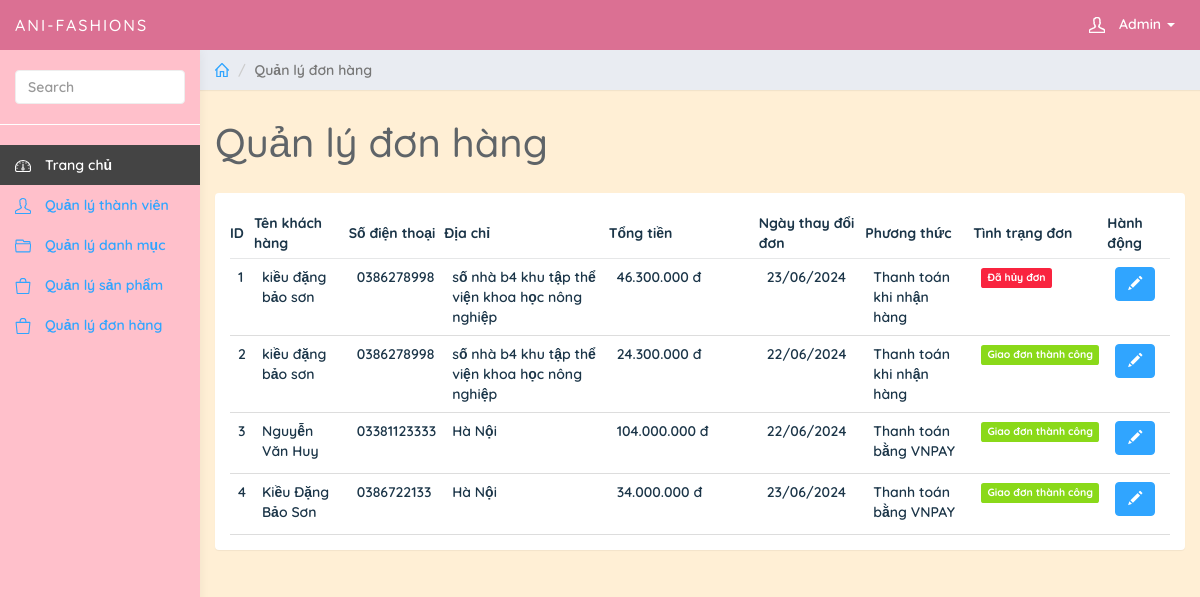
/admin/index.php?page_layout=orders (signed in), run on the app's committed database.
### tables this page shows
CREATE TABLE `orders` (
  `id` int(11) NOT NULL,
  `code` varchar(11) NOT NULL,
  `user_id` int(11) NOT NULL,
  `fullname` varchar(255) NOT NULL,
  `email` varchar(255) NOT NULL,
  `phone` varchar(11) DEFAULT NULL,
  `address` text NOT NULL,
  `total` bigint(20) NOT NULL,
  `note` text DEFAULT NULL,
  `payment` varchar(255) NOT NULL,
  `order_date` date NOT NULL,
  `status` int(11) NOT NULL,
  `IsDeleted` int(1) DEFAULT NULL
);

### admin/orders/orders.php (the view)
<?php
if ($connect) {
    $sqlGetOrders = "SELECT * FROM orders";
    $queryGetOrders = mysqli_query($connect, $sqlGetOrders);
}
?>
<div class="col-sm-9 col-sm-offset-3 col-lg-10 col-lg-offset-2 main">
    <div class="row">
        <ol class="breadcrumb">
            <li>
                <a href="#"><svg class="glyph stroked home">
                        <use xlink:href="#stroked-home"></use>
                    </svg>
                </a>
            </li>
            <li class="active">Quản lý đơn hàng</li>
        </ol>
    </div>
    <div class="row">
        <div class="col-lg-12">
            <h1 class="page-header">Quản lý đơn hàng</h1>
        </div>
    </div>
    <div class="row">
        <div class="col-lg-12">
            <div class="panel panel-default">
                <div class="panel-body">
                    <table class="table">
                        <thead>
                            <tr>
                                <th scope="col">ID</th>
                                <th scope="col">Tên khách hàng</th>
                                <th scope="col">Số điện thoại</th>
                                <th scope="col">Địa chỉ</th>
                                <th scope="col">Tổng tiền</th>
                                <th scope="col">Ngày thay đổi đơn</th>
                                <th scope="col">Phương thức</th>
                                <th scope="col">Tình trạng đơn</th>
                                <th scope="col">Hành động</th>
                            </tr>
                        </thead>
                        <tbody>
                            <?php
                            $id = 0;
                            while ($orders = mysqli_fetch_assoc($queryGetOrders)) {
                                $id++;
                            ?>
                                <tr>
                                    <td class=""><?php echo $id ?></td>
                                    <td class=""><?php echo $orders['fullname'] ?></td>
                                    <td class=""><?php echo $orders['phone'] ?></td>
                                    <td class=""><?php echo $orders['address'] ?></td>
                                    <td class="" width="150"><?php echo number_format($orders['total'],0,',','.') ?> đ</td>
                                    <td class=""><?php echo date('d/m/Y',strtotime($orders['order_date'])) ?></td>
                                    <td class=""><?php echo $orders['payment'] ?></td>
                                    <td class="">
                                        <?php if ($orders['status'] == 0) { ?>
                                            <span class="label btn-warning">Chưa nhận đơn</span>
                                        <?php } else if ($orders['status'] == 1) { ?>
                                            <span class="label btn-warning">Đã nhận đơn</span>
                                        <?php } else if ($orders['status'] == 2) { ?>
                                            <span class="label btn-warning">Đang vận chuyển đơn</span>
                                        <?php } else if ($orders['status'] == 3) { ?>
                                            <span class="label btn-success">Giao đơn thành công</span>
                                        <?php } else if ($orders['status'] == 4) { ?>
                                            <span class="label btn-danger">Đã hủy đơn</span>
                                        <?php } ?>
                                    </td>
                                    <td class="form-group">
                                        <a href="?page_layout=order_detail.php&id=<?php echo $orders['id'] ?>" class="btn btn-primary" style="margin-bottom: 10px;"><i class="glyphicon glyphicon-pencil"></i></a>
                                    </td>
                                </tr>
                            <?php
                            } ?>
                        </tbody>
                    </table>
                </div>
            </div>
        </div>
    </div>
</div>

### admin/css/styles.css (style rules this page uses)
a, a:hover, a:focus { color: #30a5ff; }
h1, h2, h3, h4, h5, h6 { color: #5f6468; }
h1 { font-weight: 500; font-size: 40px; }
.btn-primary, .btn-primary:hover, .btn-primary:focus, .btn-primary:active, .btn-primary.active, .open > .dropdown-toggle.btn-primary, .btn-primary.disabled, .btn-primary[disabled], fieldset[disabled] .btn-primary, .btn-primary.disabled:hover, .btn-primary[disabled]:hover, fieldset[disabled] .btn-primary:hover, .btn-primary.disabled:focus, .btn-primary[disabled]:focus, fieldset[disabled] .btn-primary:focus, .btn-primary.disabled:active, .btn-primary[disabled]:active, fieldset[disabled] .btn-primary:active, .btn-primary.disabled.active, .btn-primary[disabled].active, fieldset[disabled] .btn-primary.active { background-color: #30a5ff; border-color: #30a5ff; }
.btn-success, .btn-success:hover, .btn-success:focus, .btn-success:active, .btn-success.active, .open > .dropdown-toggle.btn-success, .btn-success.disabled, .btn-success[disabled], fieldset[disabled] .btn-success, .btn-success.disabled:hover, .btn-success[disabled]:hover, fieldset[disabled] .btn-success:hover, .btn-success.disabled:focus, .btn-success[disabled]:focus, fieldset[disabled] .btn-success:focus, .btn-success.disabled:active, .btn-success[disabled]:active, fieldset[disabled] .btn-success:active, .btn-success.disabled.active, .btn-success[disabled].active, fieldset[disabled] .btn-success.active { background-color: #8ad919; border-color: #8ad919; }
.btn-danger, .btn-danger:hover, .btn-danger:focus, .btn-danger:active, .btn-danger.active, .open > .dropdown-toggle.btn-danger, .btn-danger.disabled, .btn-danger[disabled], fieldset[disabled] .btn-danger, .btn-danger.disabled:hover, .btn-danger[disabled]:hover, fieldset[disabled] .btn-danger:hover, .btn-danger.disabled:focus, .btn-danger[disabled]:focus, fieldset[disabled] .btn-danger:focus, .btn-danger.disabled:active, .btn-danger[disabled]:active, fieldset[disabled] .btn-danger:active, .btn-danger.disabled.active, .btn-danger[disabled].active, fieldset[disabled] .btn-danger.active { background-color: #f9243f; border-color: #f9243f; }
.panel { border: 0; }
.breadcrumb { border-radius: 0; padding: 10px 15px; background: #e9ecf2; box-shadow: 0 1px 1px rgba(0, 0, 0, 0.05); margin: 0; }
h1.page-header { margin-top: 30px; border-bottom: 0; }
.table { background: #fff; }
.table > thead > tr > th { border-bottom: 1px solid #e6e7e8; vertical-align: middle; height: 50px; }
.breadcrumb .glyph { height: 14px; width: 14px; margin: -2px 0 0 0; stroke-width: 4px; }
thead { font-weight: bold; }

### data on the page
orders: fullname "kiều đặng bảo sơn", phone "0386278998", address "số nhà b4 khu tập thể viện khoa học nông nghiệp", total "46.300.000", order_date "23/06/2024", payment "Thanh toán khi nhận hàng", status "Đã hủy đơn"
orders: fullname "kiều đặng bảo sơn", phone "0386278998", address "số nhà b4 khu tập thể viện khoa học nông nghiệp", total "24.300.000", order_date "22/06/2024", payment "Thanh toán khi nhận hàng", status "Giao đơn thành công"
orders: fullname "Nguyễn Văn Huy", phone "03381123333", address "Hà Nội", total "104.000.000", order_date "22/06/2024", payment "Thanh toán bằng VNPAY", status "Giao đơn thành công"
orders: fullname "Kiều Đặng Bảo Sơn", phone "0386722133", address "Hà Nội", total "34.000.000", order_date "23/06/2024", payment "Thanh toán bằng VNPAY", status "Giao đơn thành công"
